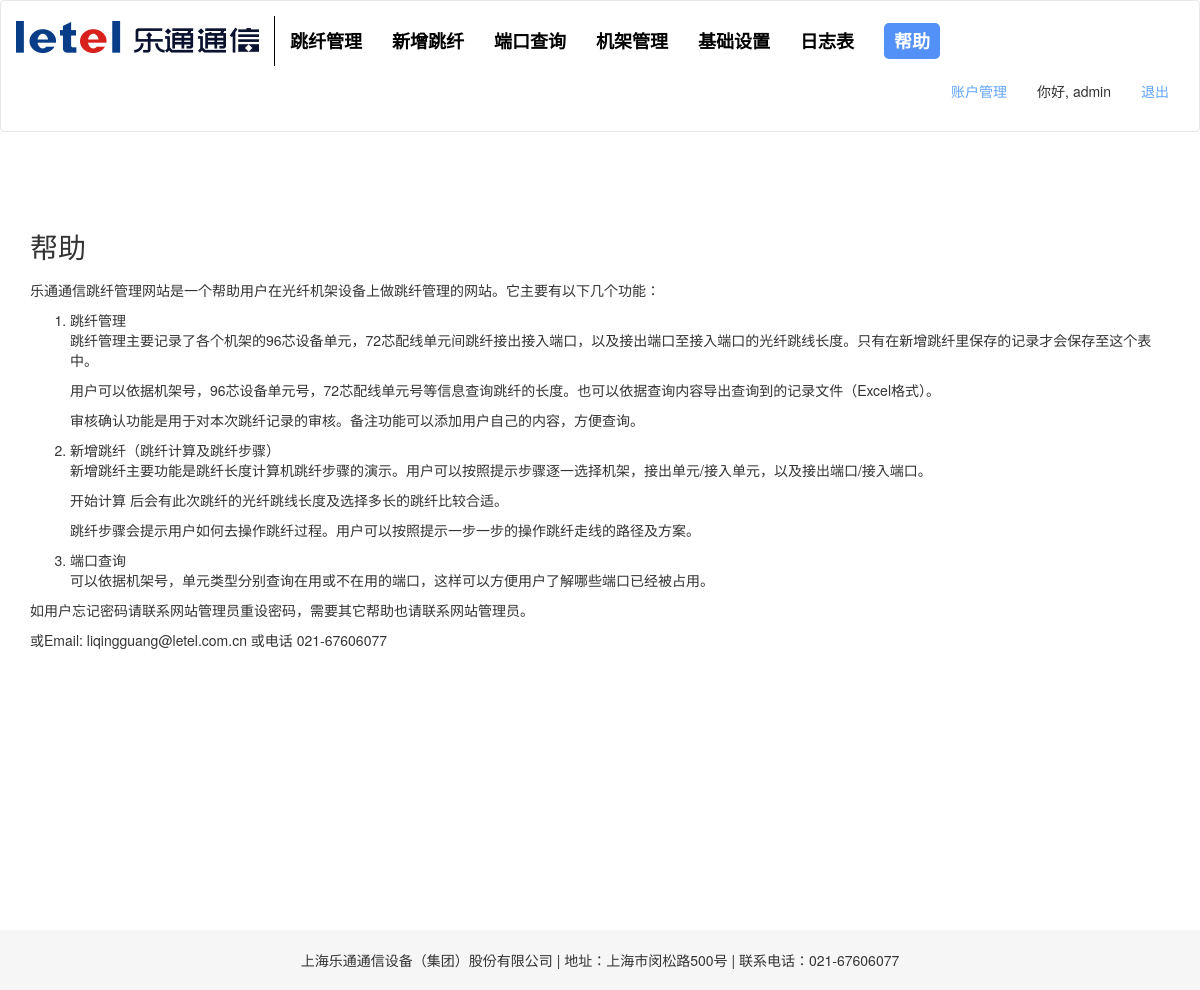
/help (signed in), run on the app's committed database.
### app/models.py (models this page shows, shortened)
class User(UserMixin, db.Model):
    __tablename__ = 'User'
    id = db.Column(db.Integer, primary_key=True)
    email = db.Column(db.String(64))
    username = db.Column(db.String(64), unique=True, index=True)
    password_hash = db.Column(db.String(128))
    role_id = db.Column(db.Integer, db.ForeignKey('roles.id')) #外键role_id = roles.id= roles表中的id
    status = db.Column(db.Boolean, default=True)
    login_time = db.Column(db.DateTime)
    logout_time = db.Column(db.DateTime)
    logs = db.relationship('Log', backref='user', lazy='dynamic')
    @property
    def password(self):
        raise AttributeError('password is not a readable attribute')
    def can(self, permissions):
        return self.role is not None and \
            (self.role.permissions & permissions) == permissions
    def is_administrator(self):
        return self.can(Permission.ADMINISTER)

class CompanyTable(db.Model):
    __tablename__ = 'Company'
    id = db.Column(db.Integer, primary_key=True)
    company_name = db.Column(db.String(128))
    company_address = db.Column(db.String(128))
    company_tel = db.Column(db.String(16))

### app/main/views.py (the view)
@main.route('/help', methods=['GET', 'POST'])
@login_required
def help():
    company = CompanyTable.query.first()
    return render_template('help.html', company=company)

### app/models.py (called while the page is built)
@login_manager.user_loader
def load_user(user_id):
    return User.query.get(int(user_id))

### app/templates/help.html (shortened to what this page needs)
{% extends "base.html" %}
{% import "_macros.html" as macros %}
{% block styles %}
    {{ super() }}
    <link href={{ url_for('static', filename = 'vendor/app/css/help.css') }} rel="stylesheet">
{% endblock %}
{% block page_content %}
<div class="row">
    <div class="col-md-12">
        <h1>帮助</h1>
        <p>乐通通信跳纤管理网站是一个帮助用户在光纤机架设备上做跳纤管理的网站。它主要有以下几个功能：</p>
        <ol>
            <li>跳纤管理</li>
            <p>跳纤管理主要记录了各个机架的96芯设备单元，72芯配线单元间跳纤接出接入端口，以及接出端口至接入端口的光纤跳线长度。只有在新增跳纤里保存的记录才会保存至这个表中。</p>
            <p>用户可以依据机架号，96芯设备单元号，72芯配线单元号等信息查询跳纤的长度。也可以依据查询内容导出查询到的记录文件（Excel格式）。</p>
            <p>审核确认功能是用于对本次跳纤记录的审核。备注功能可以添加用户自己的内容，方便查询。</p>
            <li>新增跳纤（跳纤计算及跳纤步骤）</li>
            <p>新增跳纤主要功能是跳纤长度计算机跳纤步骤的演示。用户可以按照提示步骤逐一选择机架，接出单元/接入单元，以及接出端口/接入端口。</p>
            <p>开始计算 后会有此次跳纤的光纤跳线长度及选择多长的跳纤比较合适。</p>
            <p>跳纤步骤会提示用户如何去操作跳纤过程。用户可以按照提示一步一步的操作跳纤走线的路径及方案。</p>
            <li>端口查询</li>
            <p>可以依据机架号，单元类型分别查询在用或不在用的端口，这样可以方便用户了解哪些端口已经被占用。</p>
        </ol>
        <p>如用户忘记密码请联系网站管理员重设密码，需要其它帮助也请联系网站管理员。</p>
        <p>或Email: liqingguang@letel.com.cn 或电话 {{ company.company_tel }}</p>
    </div>
</div>
{% endblock %}
{% block scripts %}
<footer class="text-center">
    <span class="footer">{{ company.company_name }} | 地址：{{ company.company_address }} | 联系电话：{{ company.company_tel }}</span>
</footer>
{% endblock %}

### app/templates/base.html (shortened to what this page needs)
{% extends "bootstrap/base.html" %}
{% block styles %}
    {{ super() }}
    <link href={{ url_for('static', filename = 'vendor/bootstrap/css/bootstrap.min.css') }} rel="stylesheet">
    <link href={{ url_for('static', filename = 'vendor/app/css/normalize.css') }} rel="stylesheet">
    <link href={{ url_for('static', filename = 'vendor/app/css/base.css') }} rel="stylesheet">
    <link href={{ url_for('static', filename = 'vendor/font-awesome/css/font-awesome.min.css') }} rel="stylesheet" type="text/css">
{% endblock %}
{% block body_attribs %}
     onload="draw();"
{% endblock %}
{% block navbar %}
    <div class="navbar navbar-default" role="navigation">
        <div class="container">
            <div class="navbar-header">
                <a class="navbar-brand" href="/"><img src="/static/images/logo.jpg"></a>
            </div>
            <div class="navbar-collapse collapse">
                <ul class="nav navbar-nav">
                    <li><a href="/"><span>跳纤管理</span></a></li>
                    <li><a href="/new-jumping"><span>新增跳纤</span></a></li>
                    <li><a href="/interface"><span>端口查询</span></a></li>
                    <li><a href="/shebei"><span>机架管理</span></a></li>
                    <li><a href="/setting"><span>基础设置</span></a></li>
                    <li><a href="/log"><span>日志表</span></a></li>
                    <li><a href="/help"><span>帮助</span></a></li>
                </ul>
                <ul class="nav navbar-nav navbar-right">
                    {% if current_user.is_administrator() %}
                        <li><a href="{{ url_for('auth.account') }}">账户管理</a></li>
                    {% endif %}
                    {% if current_user.is_authenticated %}
                        <li class="hello-user"><span>你好, {{ current_user.username }}</span></li>
                        <li><a href="{{ url_for('auth.logout') }}">退出</a></li>
                    {% else %}
                        <li><a href="{{ url_for('auth.login') }}">登入</a></li>
                    {% endif %}
                </ul>
            </div>
        </div>
    </div>
{% endblock %}
{% block content %}
<div class="container">
{% block page_content %}{% endblock %}
</div>
{% endblock %}

### data on the page
User: username "admin"
CompanyTable: company_tel "021-67606077", company_name "上海乐通通信设备（集团）股份有限公司", company_address "上海市闵松路500号"
